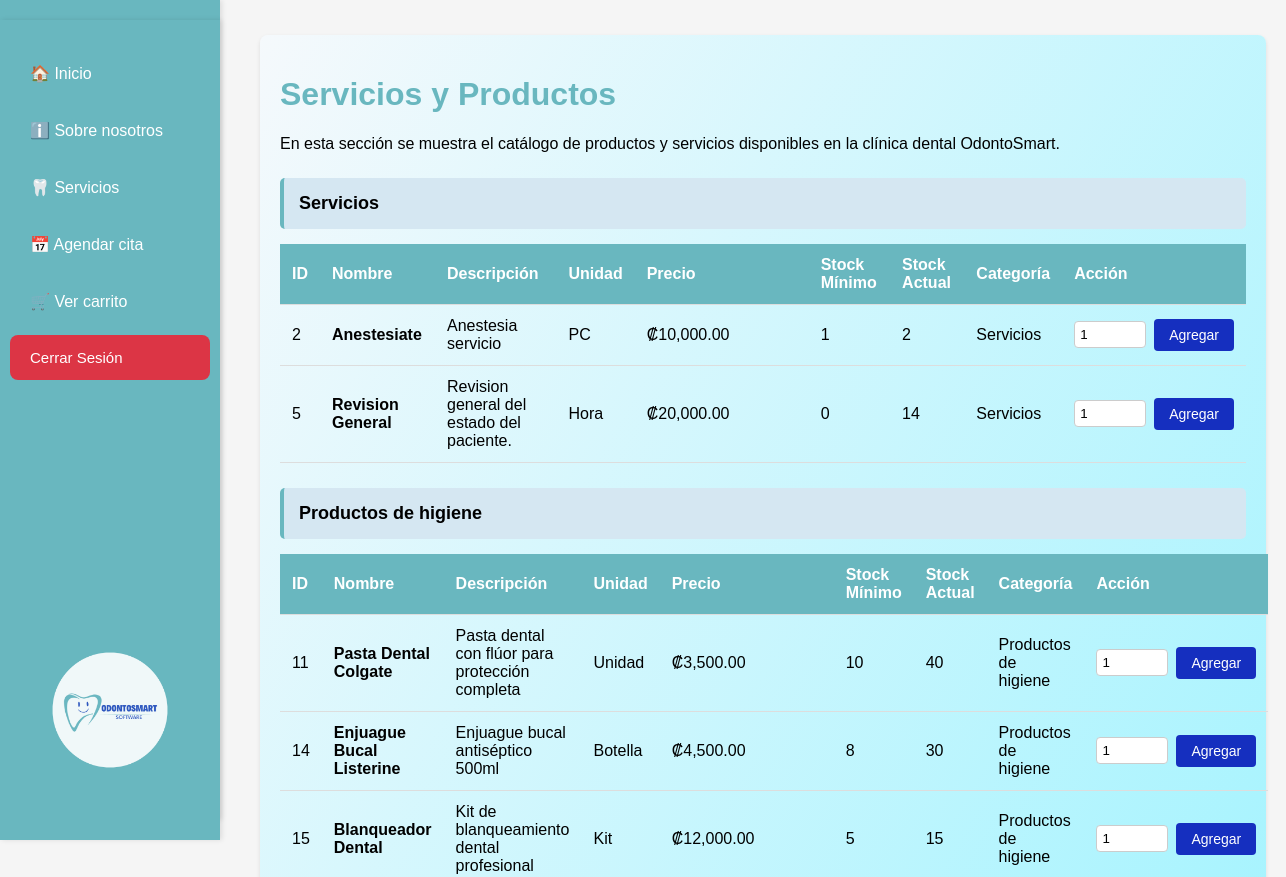
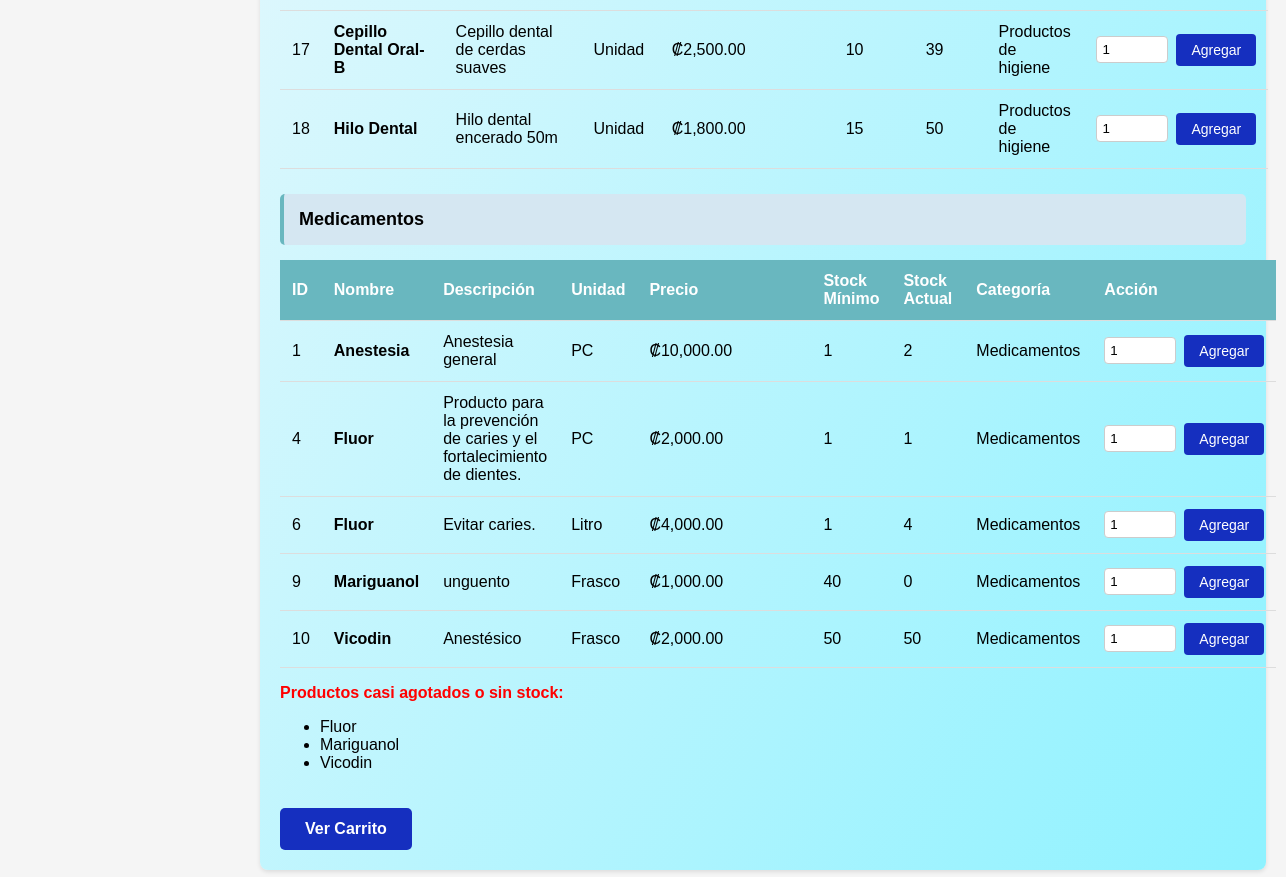
The app's page /modulos/ventas/servicios.php (signed in) with its own data (2 pictures, top to bottom).
### tables this page shows
CREATE TABLE `productos` (
  `id_producto` int NOT NULL,
  `nombre` varchar(150) NOT NULL,
  `descripcion` text,
  `unidad` varchar(100) DEFAULT NULL,
  `id_categoria` int DEFAULT NULL,
  `precio` decimal(10,2) NOT NULL,
  `costo_unidad` decimal(10,2) DEFAULT NULL,
  `stock_total` int NOT NULL,
  `stock_minimo` int DEFAULT '0',
  `fecha_creacion` datetime DEFAULT CURRENT_TIMESTAMP,
  `actualizado_en` timestamp NULL DEFAULT CURRENT_TIMESTAMP ON UPDATE CURRENT_TIMESTAMP,
  `fecha_caducidad` date DEFAULT NULL,
  `estado` enum('activo','inactivo') DEFAULT 'activo',
  `descuento` decimal(5,2) DEFAULT '0.00'
);

CREATE TABLE `categoria_productos` (
  `id_categoria` int NOT NULL,
  `nombre` varchar(100) NOT NULL,
  `descripcion` text
);

### modulos/ventas/servicios.php (the view, shortened to what this page needs)
<?php
include('../../config/conexion.php');
function mostrarCategoria($conn, $categoriaNombre) {
    echo "<div class='categoria-titulo'> $categoriaNombre</div>";
    $sql = "SELECT   p.id_producto, p.nombre, p.descripcion, p.unidad,
                     p.id_categoria, p.precio, p.stock_total,
                     p.stock_minimo, p.fecha_creacion, p.actualizado_en, p.estado, c.nombre AS categoria
            FROM productos p
            JOIN categoria_productos c ON p.id_categoria = c.id_categoria
            WHERE c.nombre = ?";
    $stmt = $conn->prepare($sql);
    $stmt->bind_param("s", $categoriaNombre);
    $stmt->execute();
    $result = $stmt->get_result();
    $productosAgotados = [];
    if ($result->num_rows > 0) {
        echo "<table>
                <thead>
                    <tr>
                        <th>ID</th>
                        <th>Nombre</th>
                        <th>Descripción</th>
                        <th>Unidad</th>
                        <th>Precio</th>
                        <th>Stock Mínimo</th>
                        <th>Stock Actual</th>
                        <th>Categoría</th>
                        <th>Acción</th>
                    </tr>
                </thead>
                <tbody>";
while ($row = $result->fetch_assoc()) {
    if ($row['stock_total'] <= $row['stock_minimo']) {
        $productosAgotados[] = $row['nombre'];
    }
    $tiene_promocion = !empty($row['id_promocion']);
    $precio_mostrar = $tiene_promocion ? $row['precio_con_descuento'] : $row['precio'];
    echo "<tr>
            <td>{$row['id_producto']}</td>
            <td><strong>{$row['nombre']}</strong>";
    echo "</td>
            <td>{$row['descripcion']}</td>
            <td>{$row['unidad']}</td>
            <td class='precio-cell'>";
                if ($tiene_promocion) {
                    echo "<span class='precio-original'>₡" . number_format($row['precio'], 2) . "</span><br>";
                    echo "<span class='precio-promo'>₡" . number_format($precio_mostrar, 2) . "</span>";
                    if ($row['tipo_descuento'] == 'porcentaje') {
                        echo " <span class='descuento-badge'>-{$row['valor_descuento']}%</span>";
                    } else {
                        echo " <span class='descuento-badge'>-₡" . number_format($row['valor_descuento'], 0) . "</span>";
                    }
                } else {
                    echo "₡" . number_format($row['precio'], 2);
                }
    echo "</td>
            <td>{$row['stock_minimo']}</td>
            <td>{$row['stock_total']}</td>
            <td>{$row['categoria']}</td>
            <td>
                <form action='agregar_carrito.php' method='POST' style='display:flex; gap:8px; align-items:center;'>
                    <input type='hidden' name='id_producto' value='{$row['id_producto']}'>
                    <input type='number'
                           name='cantidad'
                           value='1'
                           min='1'
                           max='{$row['stock_total']}'
                           required
                           style='width:60px; padding:5px; border:1px solid #ccc; border-radius:4px;'>
                    <button
                        type='submit'
                        class='agregar-btn'
                        style='padding:8px 15px; background:#152fbf; color:white; border:none; border-radius:4px; cursor:pointer;'>
                        Agregar
                    </button>
                </form>
            </td>
        </tr>";
}
echo "</tbody></table>";
if (!empty($productosAgotados)) {
    echo "<p style='color:red; font-weight:bold;'>Productos casi agotados o sin stock:</p>";
    echo "<ul>";
    foreach ($productosAgotados as $p) {
        echo "<li>$p</li>";
    }
    echo "</ul>";
}
    }
}
?>
<!DOCTYPE html>
<html lang="es">
<head>
</head>
<body>
    <div class="navbar">
    <?php include('../../views/navbar.php'); ?>
    <img src="../../assets/img/odonto1.png" class="logo-navbar" alt="Logo OdontoSmart">
</div>
    <div class="content">
        <div class="seccion">
            <h1 style="color: #69B7BF;"> Servicios y Productos</h1>
            <p>En esta sección se muestra el catálogo de productos y servicios disponibles en la clínica dental OdontoSmart.</p>
            <?php
            mostrarCategoria($conn, "Servicios");
            mostrarCategoria($conn, "Productos de higiene");
            mostrarCategoria($conn, "Medicamentos");
            ?>
            <a href="carrito.php">
                <button class="btn-ver-carrito"> Ver Carrito</button>
            </a>
        </div>
    </div>
</body>
</html>

### views/navbar.php (shortened to what this page needs)
<?php
$rol      = $_SESSION['user']['role']     ?? null;
$permisos = $_SESSION['user']['permisos'] ?? [];
$permisosPorRol = [
    'Cliente' => [
        'ver_info_clinica',
        'ver_servicios',
        'agendar_cita',
        'ir_a_pagar',
    ],
    'Administrador' => [
        'ver_info_clinica',
        'ver_servicios',
        'ir_a_pagar',
        'ver_inventario',
        'control_inventario',
        'gestion_usuarios',
        'ver_historial_ventas',
        'gestion_citas',
    ],
    'Médico' => [
        'ver_info_clinica',
        'ver_inventario',
        'gestion_citas',
    ],
    'Recepcionista' => [
        'ver_info_clinica',
        'ver_inventario',
        'gestion_citas',
    ],
];
if (isset($permisosPorRol[$rol])) {
    $permisos = $permisosPorRol[$rol];
}
function tienePermiso(string $permiso, array $permisos): bool {
    return in_array($permiso, $permisos);
}
?>
<div class="navbar">
    <?php
    echo '<a href="/odontosmart/public/home.php"> 🏠 Inicio</a>';
    if (tienePermiso('ver_info_clinica', $permisos)) {
        echo '<a href="/odontosmart/public/info_clinica.php"> ℹ️ Sobre nosotros</a>';
    }
    if (tienePermiso('ver_servicios', $permisos)) {
        echo '<a href="/odontosmart/modulos/ventas/servicios.php"> 🦷 Servicios</a>';
    }
    if (tienePermiso('agendar_cita', $permisos)) {
        echo '<a href="/odontosmart/modulos/citas/agendar_cita.php"> 📅 Agendar cita</a>';
    }
    if (tienePermiso('ir_a_pagar', $permisos)) {
        echo '<a href="/odontosmart/modulos/ventas/carrito.php">🛒 Ver carrito</a>';
    }
    ?>
<a href="/odontosmart/auth/cerrar_sesion.php" class="btn-logout">Cerrar Sesión</a>
</div>

### modulos/ventas/servicios.php (style rules this page uses)
body { font-family: Arial, sans-serif; margin: 0; padding: 0; background: #f5f5f5; }
.navbar { width: 220px; background-color: #69B7BF; height: 100vh; padding-top: 20px; position: fixed; box-shadow: 2px 0 5px rgba(0,0,0,0.1); transition: width 0.3s ease; }
.navbar a { display: block; color: #fff; padding: 14px 20px; text-decoration: none; margin: 10px; border-radius: 8px; transition: background 0.3s, transform 0.2s; }
.content { margin-left: 240px; padding: 20px; }
.seccion { background: linear-gradient(to bottom right, #f5f9fc, #8ef2ffff); padding: 20px; margin: 15px 0; border-radius: 8px; box-shadow: 0 2px 4px rgba(0,0,0,0.1); }
table { width: 100%; border-collapse: collapse; margin: 15px 0; }
th, td { padding: 12px; text-align: left; border-bottom: 1px solid #ddd; }
th { background: #69B7BF; color: white; }
.categoria-titulo { background: #D5E7F2; padding: 15px; margin: 25px 0 10px 0; border-radius: 5px; font-size: 18px; font-weight: bold; border-left: 4px solid #69B7BF; }
.logo-navbar { position: absolute; bottom: 40px; left: 50%; transform: translateX(-50%); width: 140px; opacity: 0.9; transition: transform 0.3s; }
.agregar-btn { background-color: #152fbf; color: white; border: none; padding: 8px 15px; border-radius: 4px; cursor: pointer; font-size: 14px; transition: background 0.3s; }
.btn-ver-carrito { background-color: #152FBF; color: white; border: none; padding: 12px 25px; border-radius: 5px; cursor: pointer; font-size: 16px; font-weight: bold; margin-top: 20px; display: inline-block; transition: background 0.3s; }
.precio-cell { min-width: 150px; }

### views/navbar.php (style rules this page uses)
.btn-logout { margin-top: 50px; margin-left: 50px; background: #dc3545; padding: 6px 12px; font-size: 15px; border-radius: 5px; display: inline-block; color: white; text-decoration: none; }

### records on screen
productos: id_producto "2", nombre "Anestesiate", descripcion "Anestesia servicio", unidad "PC", precio "10,000.00", stock_minimo "1", stock_total "2", id_categoria.nombre "Servicios"
productos: id_producto "5", nombre "Revision General", descripcion "Revision general del estado del paciente.", unidad "Hora", precio "20,000.00", stock_minimo "0", stock_total "14", id_categoria.nombre "Servicios"
productos: id_producto "11", nombre "Pasta Dental Colgate", descripcion "Pasta dental con flúor para protección completa", unidad "Unidad", precio "3,500.00", stock_minimo "10", stock_total "40", id_categoria.nombre "Productos de higiene"
productos: id_producto "14", nombre "Enjuague Bucal Listerine", descripcion "Enjuague bucal antiséptico 500ml", unidad "Botella", precio "4,500.00", stock_minimo "8", stock_total "30", id_categoria.nombre "Productos de higiene"
productos: id_producto "15", nombre "Blanqueador Dental", descripcion "Kit de blanqueamiento dental profesional", unidad "Kit", precio "12,000.00", stock_minimo "5", stock_total "15", id_categoria.nombre "Productos de higiene"
productos: id_producto "17", nombre "Cepillo Dental Oral-B", descripcion "Cepillo dental de cerdas suaves", unidad "Unidad", precio "2,500.00", stock_minimo "10", stock_total "39", id_categoria.nombre "Productos de higiene"
productos: id_producto "18", nombre "Hilo Dental", descripcion "Hilo dental encerado 50m", unidad "Unidad", precio "1,800.00", stock_minimo "15", stock_total "50", id_categoria.nombre "Productos de higiene"
productos: id_producto "1", nombre "Anestesia", descripcion "Anestesia general", unidad "PC", precio "10,000.00", stock_minimo "1", stock_total "2", id_categoria.nombre "Medicamentos"
productos: id_producto "4", nombre "Fluor", descripcion "Producto para la prevención de caries y el fortalecimiento de dientes.", unidad "PC", precio "2,000.00", stock_minimo "1", stock_total "1", id_categoria.nombre "Medicamentos", cantidad "1"
productos: id_producto "6", nombre "Fluor", descripcion "Evitar caries.", unidad "Litro", precio "4,000.00", stock_minimo "1", stock_total "4", id_categoria.nombre "Medicamentos"
productos: id_producto "9", nombre "Mariguanol", descripcion "unguento", unidad "Frasco", precio "1,000.00", stock_minimo "40", stock_total "0", id_categoria.nombre "Medicamentos"
productos: id_producto "10", nombre "Vicodin", descripcion "Anestésico", unidad "Frasco", precio "2,000.00", stock_minimo "50", stock_total "50", id_categoria.nombre "Medicamentos"

### other values on screen
$categoriaNombre "Servicios Productos de higiene Medicamentos"
$p "Fluor"
$p "Mariguanol"
$p "Vicodin"
